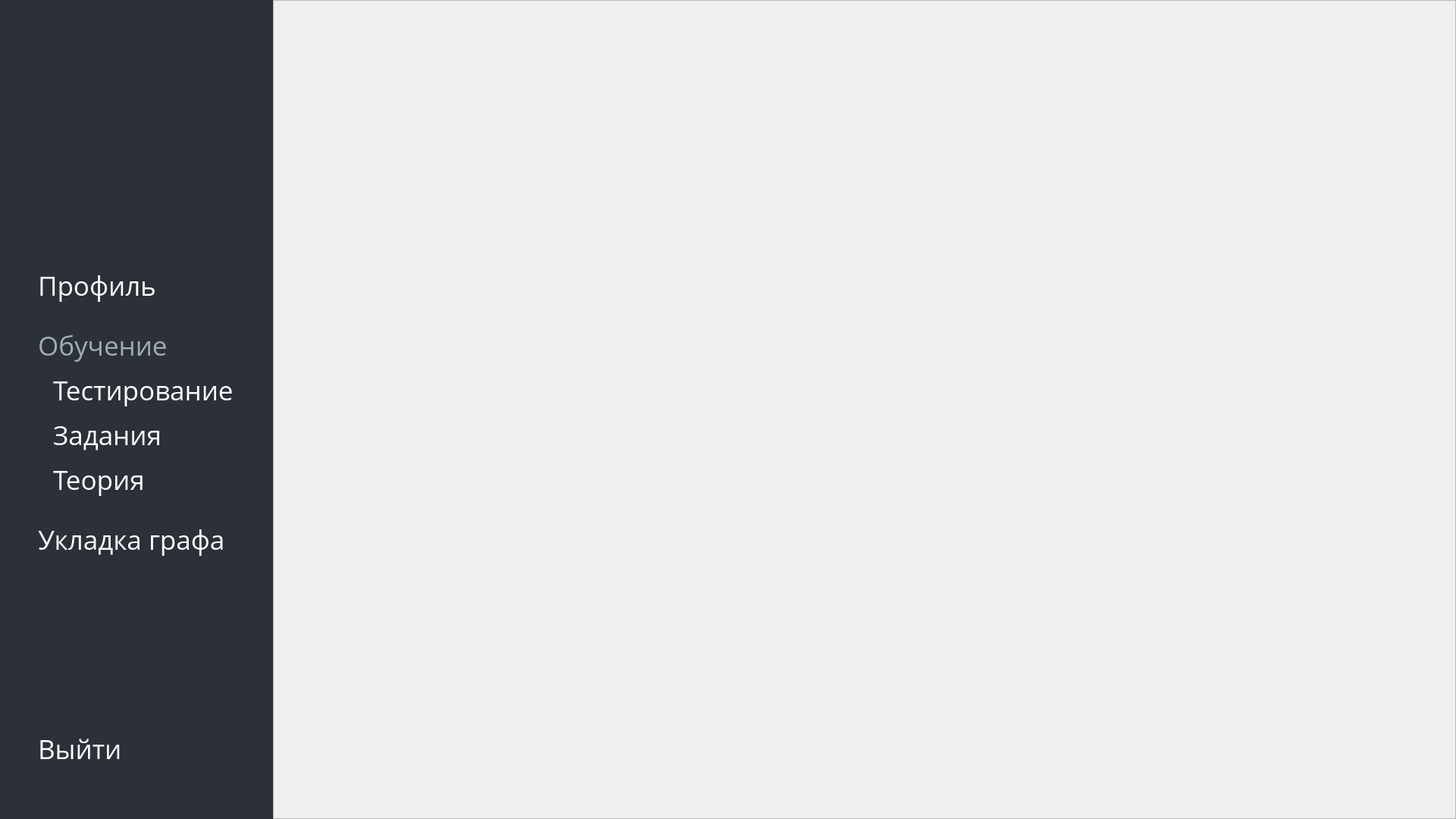
<?xml version="1.0" encoding="UTF-8"?>
<ui version="4.0">
 <class>MainWindow</class>
 <widget class="QMainWindow" name="MainWindow">
  <property name="windowModality">
   <enum>Qt::NonModal</enum>
  </property>
  <property name="geometry">
   <rect>
    <x>0</x>
    <y>0</y>
    <width>1920</width>
    <height>1080</height>
   </rect>
  </property>
  <property name="font">
   <font>
    <family>Open Sans</family>
   </font>
  </property>
  <property name="windowTitle">
   <string>PlanarEd</string>
  </property>
  <property name="windowIcon">
   <iconset>
    <normaloff>../assets/logo_black.svg</normaloff>../assets/logo_black.svg</iconset>
  </property>
  <property name="styleSheet">
   <string notr="true"/>
  </property>
  <property name="locale">
   <locale language="Russian" country="Russia"/>
  </property>
  <widget class="QWidget" name="centralwidget">
   <property name="font">
    <font>
     <family>Open Sans</family>
     <pointsize>26</pointsize>
    </font>
   </property>
   <layout class="QHBoxLayout" name="horizontalLayout_4">
    <property name="spacing">
     <number>0</number>
    </property>
    <property name="leftMargin">
     <number>0</number>
    </property>
    <property name="topMargin">
     <number>0</number>
    </property>
    <property name="rightMargin">
     <number>0</number>
    </property>
    <property name="bottomMargin">
     <number>0</number>
    </property>
    <item>
     <widget class="QFrame" name="fr_menu">
      <property name="sizePolicy">
       <sizepolicy hsizetype="Preferred" vsizetype="Preferred">
        <horstretch>0</horstretch>
        <verstretch>0</verstretch>
       </sizepolicy>
      </property>
      <property name="minimumSize">
       <size>
        <width>0</width>
        <height>0</height>
       </size>
      </property>
      <property name="maximumSize">
       <size>
        <width>360</width>
        <height>16777215</height>
       </size>
      </property>
      <property name="styleSheet">
       <string notr="true">QFrame {
	background-color: rgb(44, 48, 57);
}</string>
      </property>
      <property name="frameShape">
       <enum>QFrame::NoFrame</enum>
      </property>
      <property name="frameShadow">
       <enum>QFrame::Plain</enum>
      </property>
      <property name="lineWidth">
       <number>0</number>
      </property>
      <layout class="QVBoxLayout" name="verticalLayout_3" stretch="1,1,1,1,1">
       <item>
        <widget class="QLabel" name="lbl_logo">
         <property name="maximumSize">
          <size>
           <width>16777215</width>
           <height>200</height>
          </size>
         </property>
         <property name="styleSheet">
          <string notr="true"/>
         </property>
         <property name="text">
          <string/>
         </property>
         <property name="pixmap">
          <pixmap>../assets/logo_white.svg</pixmap>
         </property>
         <property name="scaledContents">
          <bool>false</bool>
         </property>
         <property name="alignment">
          <set>Qt::AlignCenter</set>
         </property>
        </widget>
       </item>
       <item>
        <spacer name="verticalSpacer">
         <property name="orientation">
          <enum>Qt::Vertical</enum>
         </property>
         <property name="sizeType">
          <enum>QSizePolicy::Preferred</enum>
         </property>
         <property name="sizeHint" stdset="0">
          <size>
           <width>20</width>
           <height>50</height>
          </size>
         </property>
        </spacer>
       </item>
       <item>
        <layout class="QVBoxLayout" name="verticalLayout">
         <property name="spacing">
          <number>30</number>
         </property>
         <property name="topMargin">
          <number>0</number>
         </property>
         <property name="bottomMargin">
          <number>0</number>
         </property>
         <item>
          <widget class="QLabel" name="lbl_profile">
           <property name="font">
            <font>
             <family>Open Sans</family>
             <pointsize>26</pointsize>
             <weight>50</weight>
             <italic>false</italic>
             <bold>false</bold>
            </font>
           </property>
           <property name="styleSheet">
            <string notr="true">QLabel {
	color: rgb(255, 255, 255);
	text-align: left;
	margin-left: 32;
}

QLabel:hover {
	color: rgb(12, 140, 233);
}</string>
           </property>
           <property name="text">
            <string>Профиль</string>
           </property>
           <property name="margin">
            <number>0</number>
           </property>
          </widget>
         </item>
         <item>
          <layout class="QVBoxLayout" name="verticalLayout_2">
           <property name="spacing">
            <number>10</number>
           </property>
           <item>
            <layout class="QHBoxLayout" name="horizontalLayout_3">
             <item>
              <widget class="QLabel" name="lbl_edu">
               <property name="sizePolicy">
                <sizepolicy hsizetype="Preferred" vsizetype="Preferred">
                 <horstretch>0</horstretch>
                 <verstretch>0</verstretch>
                </sizepolicy>
               </property>
               <property name="font">
                <font>
                 <family>Open Sans</family>
                 <pointsize>26</pointsize>
                 <kerning>true</kerning>
                </font>
               </property>
               <property name="styleSheet">
                <string notr="true">color: rgb(158, 172, 183);
text-align: left;
margin-left: 32;</string>
               </property>
               <property name="text">
                <string>Обучение</string>
               </property>
               <property name="margin">
                <number>0</number>
               </property>
              </widget>
             </item>
             <item>
              <widget class="QLabel" name="lbl_arrow">
               <property name="sizePolicy">
                <sizepolicy hsizetype="Preferred" vsizetype="Preferred">
                 <horstretch>0</horstretch>
                 <verstretch>0</verstretch>
                </sizepolicy>
               </property>
               <property name="minimumSize">
                <size>
                 <width>0</width>
                 <height>0</height>
                </size>
               </property>
               <property name="maximumSize">
                <size>
                 <width>50</width>
                 <height>16777215</height>
                </size>
               </property>
               <property name="text">
                <string/>
               </property>
               <property name="pixmap">
                <pixmap>../assets/arrow.svg</pixmap>
               </property>
              </widget>
             </item>
            </layout>
           </item>
           <item>
            <widget class="QLabel" name="lbl_testing">
             <property name="font">
              <font>
               <family>Open Sans</family>
               <pointsize>26</pointsize>
              </font>
             </property>
             <property name="styleSheet">
              <string notr="true">QLabel {
	color: rgb(255, 255, 255);
	text-align: left;
	margin-left: 52;
}

QLabel:hover {
	color: rgb(12, 140, 233);
}</string>
             </property>
             <property name="text">
              <string>Тестирование</string>
             </property>
             <property name="margin">
              <number>0</number>
             </property>
            </widget>
           </item>
           <item>
            <widget class="QLabel" name="lbl_tasks">
             <property name="font">
              <font>
               <family>Open Sans</family>
               <pointsize>26</pointsize>
              </font>
             </property>
             <property name="styleSheet">
              <string notr="true">QLabel {
	color: rgb(255, 255, 255);
	text-align: left;
	margin-left: 52;
}

QLabel:hover {
	color: rgb(12, 140, 233);
}</string>
             </property>
             <property name="text">
              <string>Задания</string>
             </property>
             <property name="margin">
              <number>0</number>
             </property>
            </widget>
           </item>
           <item>
            <widget class="QLabel" name="lbl_theory">
             <property name="font">
              <font>
               <family>Open Sans</family>
               <pointsize>26</pointsize>
              </font>
             </property>
             <property name="styleSheet">
              <string notr="true">QLabel {
	color: rgb(255, 255, 255);
	text-align: left;
	margin-left: 52;
}

QLabel:hover {
	color: rgb(12, 140, 233);
}
</string>
             </property>
             <property name="text">
              <string>Теория</string>
             </property>
             <property name="margin">
              <number>0</number>
             </property>
            </widget>
           </item>
          </layout>
         </item>
         <item>
          <widget class="QLabel" name="lbl_graph_emb">
           <property name="font">
            <font>
             <family>Open Sans</family>
             <pointsize>26</pointsize>
            </font>
           </property>
           <property name="styleSheet">
            <string notr="true">QLabel {
	color: rgb(255, 255, 255);
	text-align: left;
	margin-left: 32;
}

QLabel:hover {
	color: rgb(12, 140, 233);
}</string>
           </property>
           <property name="text">
            <string>Укладка графа</string>
           </property>
           <property name="margin">
            <number>0</number>
           </property>
          </widget>
         </item>
        </layout>
       </item>
       <item>
        <spacer name="verticalSpacer_2">
         <property name="orientation">
          <enum>Qt::Vertical</enum>
         </property>
         <property name="sizeType">
          <enum>QSizePolicy::Preferred</enum>
         </property>
         <property name="sizeHint" stdset="0">
          <size>
           <width>20</width>
           <height>50</height>
          </size>
         </property>
        </spacer>
       </item>
       <item>
        <widget class="QLabel" name="lbl_exit">
         <property name="maximumSize">
          <size>
           <width>16777215</width>
           <height>160</height>
          </size>
         </property>
         <property name="font">
          <font>
           <family>Open Sans</family>
           <pointsize>26</pointsize>
           <weight>50</weight>
           <italic>false</italic>
           <bold>false</bold>
          </font>
         </property>
         <property name="styleSheet">
          <string notr="true">QLabel {
	color: rgb(255, 255, 255);
	text-align: left;
	margin-left: 32;
	margin-top: 30;
    margin-bottom: 50;
}

QLabel:hover {
	color: rgb(12, 140, 233);
}</string>
         </property>
         <property name="text">
          <string>Выйти</string>
         </property>
         <property name="alignment">
          <set>Qt::AlignBottom|Qt::AlignLeading|Qt::AlignLeft</set>
         </property>
         <property name="margin">
          <number>0</number>
         </property>
         <property name="textInteractionFlags">
          <set>Qt::LinksAccessibleByMouse</set>
         </property>
        </widget>
       </item>
      </layout>
     </widget>
    </item>
    <item>
     <widget class="QFrame" name="fr_main">
      <property name="frameShape">
       <enum>QFrame::StyledPanel</enum>
      </property>
      <property name="frameShadow">
       <enum>QFrame::Raised</enum>
      </property>
     </widget>
    </item>
   </layout>
  </widget>
 </widget>
 <resources/>
 <connections/>
</ui>
